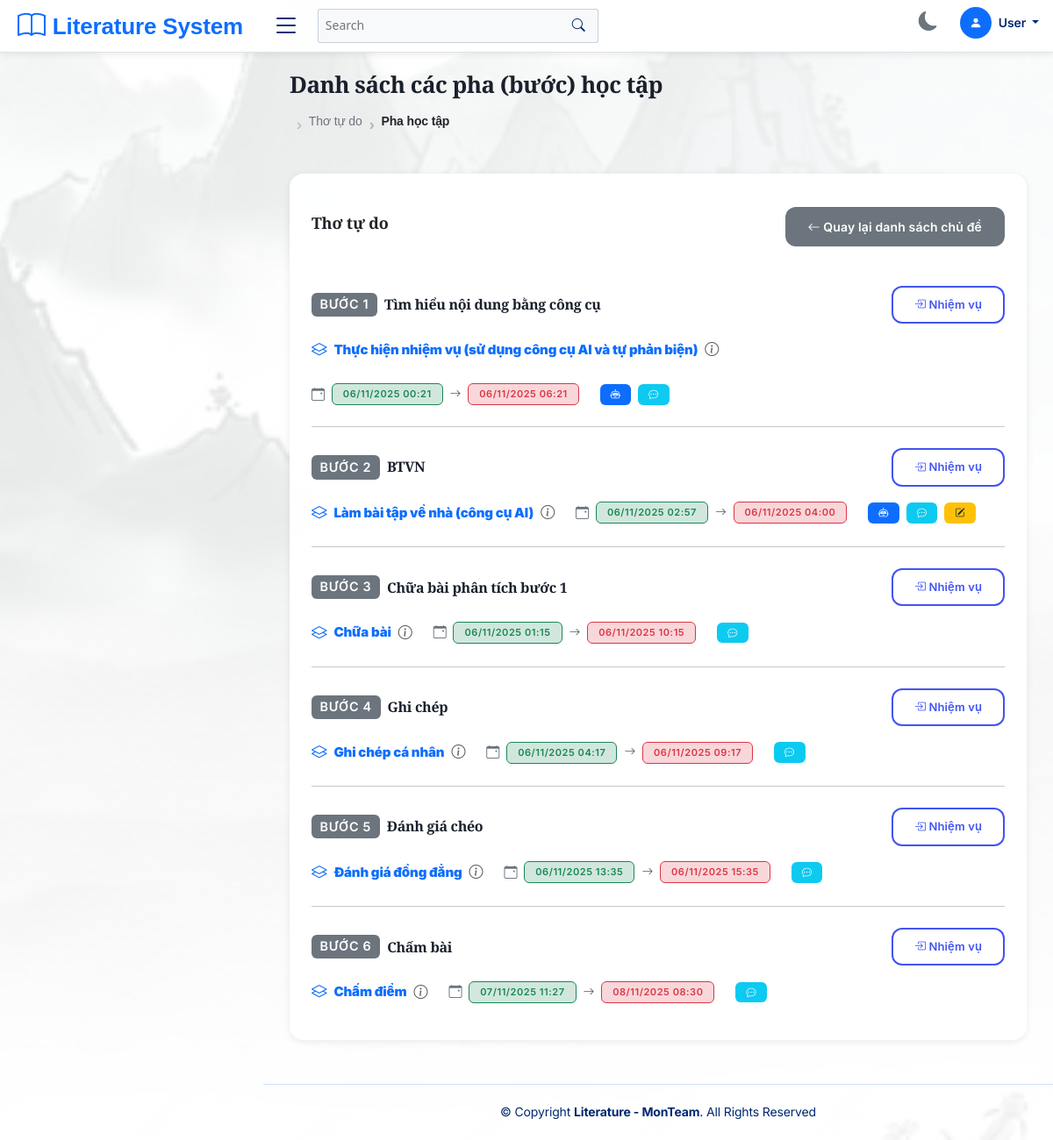
The app's page /views/phase/index.php?topic_id=11 with its own data.
### tables this page shows
CREATE TABLE `topic` (
  `topic_id` int NOT NULL,
  `topic_name` varchar(255) NOT NULL,
  `class_id` int NOT NULL,
  `added_by` int DEFAULT NULL,
  `created_at` datetime DEFAULT CURRENT_TIMESTAMP,
  `updated_at` datetime DEFAULT CURRENT_TIMESTAMP ON UPDATE CURRENT_TIMESTAMP
);

CREATE TABLE `phase` (
  `phase_id` int NOT NULL,
  `phase_number` int DEFAULT NULL,
  `phase_name` varchar(100) DEFAULT NULL,
  `m_phase_id` int DEFAULT NULL,
  `topic_id` int DEFAULT NULL,
  `start_time` datetime NOT NULL,
  `end_time` datetime NOT NULL,
  `flag_active` tinyint DEFAULT NULL,
  `added_by` int DEFAULT NULL,
  `created_at` datetime DEFAULT CURRENT_TIMESTAMP,
  `updated_at` datetime DEFAULT CURRENT_TIMESTAMP ON UPDATE CURRENT_TIMESTAMP
);

CREATE TABLE `main_phase` (
  `m_phase_id` int NOT NULL,
  `m_phase_name` varchar(100) NOT NULL,
  `phase_code` varchar(100) NOT NULL,
  `AI` tinyint(1) NOT NULL,
  `Comment` tinyint(1) NOT NULL,
  `Edit` tinyint(1) NOT NULL,
  `teacher` tinyint(1) NOT NULL,
  `student` tinyint(1) NOT NULL,
  `description` text NOT NULL
);

### config/helper_class.php (called while the page is built, shortened)
<?php
function getTopicDetails($topicId)
{
    global $pdo;
    $stmt = $pdo->prepare("SELECT t.*, u.fullname as added_by_name,
                          c.class_name
                          FROM topic t
                          LEFT JOIN users u ON t.added_by = u.user_id
                          LEFT JOIN class c ON t.class_id = c.class_id
                          WHERE t.topic_id = :topic_id");
    $stmt->bindParam(':topic_id', $topicId, PDO::PARAM_INT);
    $stmt->execute();
    return $stmt->fetch(PDO::FETCH_ASSOC);
}

### config/helper_phase.php (called while the page is built, shortened)
<?php
function getTopicPhases($topicId)
{
    global $pdo;
    $stmt = $pdo->prepare("
        SELECT
            p.*,
            mp.m_phase_name,
            mp.phase_code,
            mp.AI,
            mp.Comment,
            mp.Edit,
            mp.description as phase_description,
            u.fullname as added_by_name
        FROM phase p
        INNER JOIN main_phase mp ON p.m_phase_id = mp.m_phase_id
        LEFT JOIN users u ON p.added_by = u.user_id
        WHERE p.topic_id = ?
        ORDER BY p.phase_number ASC
    ");
    $stmt->execute([$topicId]);
    return $stmt->fetchAll(PDO::FETCH_ASSOC);
}

### views/phase/index.php (the view, shortened to what this page needs)
<!DOCTYPE html>
<html lang="en">
<head>
    <?php require_once './views/templates/assets.php'; ?>
</head>
<body>
    <?php
    require_once './config/db.php';
    require_once './config/helper_phase.php';
    require_once './config/helper_class.php';
    require_once './views/templates/header.php';
    $topicId = isset($_GET['topic_id']) ? intval($_GET['topic_id']) : 0;
    $topic = getTopicDetails($topicId);
    $phases = getTopicPhases($topicId);
    ?>
    <main id="main" class="main">
        <div class="pagetitle">
            <h1>Danh sách các pha (bước) học tập</h1>
            <nav>
                <ol class="breadcrumb">
                    <li class="breadcrumb-item"><a href="/class"><?= htmlspecialchars($topic['topic_name']) ?></a></li>
                    <li class="breadcrumb-item active">Pha học tập</li>
                </ol>
            </nav>
        </div>
        <section class="section dashboard">
            <div class="row">
                <div class="col-lg-12">
                    <div class="card">
                        <div class="card-body">
                            <div class="d-flex justify-content-between align-items-center mb-3">
                                <h5 class="card-title"><?= htmlspecialchars($topic['topic_name']) ?></h5>
                                <div class="d-flex gap-2">
                                    <a href="/class" class="btn btn-secondary">
                                        <i class="bi bi-arrow-left"></i> Quay lại danh sách chủ đề
                                    </a>
                                </div>
                            </div>
                            <?php if (empty($phases)): ?>
                                <div class="alert alert-info text-center">
                                    <i class="bi bi-info-circle"></i> Chưa có pha học tập nào
                                </div>
                            <?php else: ?>
                                <dl class="row mb-0">
                                    <?php foreach ($phases as $index => $phase): ?>
                                        <dt class="col-12 mb-0">
                                            <div class="list-group-item py-3">
                                                <div class="d-flex justify-content-between align-items-center mb-3">
                                                    <div class="d-flex align-items-center gap-2">
                                                        <span class="badge bg-secondary"
                                                            style="font-size: 0.9rem; padding: 0.4rem 0.6rem;">
                                                            Bước <?= $phase['phase_number'] ?>
                                                        </span>
                                                        <h5 class="mb-0"><?= htmlspecialchars($phase['phase_name']) ?></h5>
                                                    </div>
                                                    <div class="d-flex gap-2 align-items-center">
                                                        <a href="/class/task?topic_id=<?= intval($topic['topic_id']) ?>&phase_id=<?= $phase['phase_id'] ?>" class="btn btn-outline-primary btn-sm topic-link"
                                                            data-topic-id="<?= intval($topic['topic_id']) ?>" title="Xem các danh sách các nhiệm vụ">
                                                            <i class="bi bi-box-arrow-in-right"></i> Nhiệm vụ
                                                        </a>
                                                    </div>
                                                </div>
                                                <div class="d-flex flex-wrap align-items-center gap-4">
                                                    <div class="d-flex align-items-center gap-2">
                                                        <i class="bi bi-layers text-primary" style="font-size: 1.1rem;"></i>
                                                        <strong
                                                            class="text-primary"><?= htmlspecialchars($phase['m_phase_name']) ?></strong>
                                                        <i class="bi bi-info-circle text-muted"
                                                            style="cursor: help; font-size: 1rem;" data-bs-toggle="tooltip"
                                                            data-bs-placement="top" data-bs-html="true"
                                                            title="<?= htmlspecialchars($phase['phase_description']) ?>"></i>
                                                    </div>
                                                    <div class="d-flex align-items-center gap-2">
                                                        <i class="bi bi-calendar-event text-secondary"></i>
                                                        <span
                                                            class="badge bg-success-subtle text-success border border-success">
                                                            <?= date('d/m/Y H:i', strtotime($phase['start_time'])) ?>
                                                        </span>
                                                        <i class="bi bi-arrow-right text-muted" style="font-size: 0.8rem;"></i>
                                                        <span class="badge bg-danger-subtle text-danger border border-danger">
                                                            <?= date('d/m/Y H:i', strtotime($phase['end_time'])) ?>
                                                        </span>
                                                    </div>
                                                    <div class="d-flex gap-2 align-items-center">
                                                        <?php if ($phase['AI']): ?>
                                                            <span class="badge bg-primary" title="AI được bật">
                                                                <i class="bi bi-robot"></i>
                                                            </span>
                                                        <?php endif; ?>
                                                        <?php if ($phase['Comment']): ?>
                                                            <span class="badge bg-info" title="Comment được bật">
                                                                <i class="bi bi-chat-dots"></i>
                                                            </span>
                                                        <?php endif; ?>
                                                        <?php if ($phase['Edit']): ?>
                                                            <span class="badge bg-warning text-dark" title="Edit được bật">
                                                                <i class="bi bi-pencil-square"></i>
                                                            </span>
                                                        <?php endif; ?>
                                                    </div>
                                                </div>
                                            </div>
                                        </dt>
                                        <?php if ($index < count($phases) - 1): ?>
                                            <div class="col-12">
                                                <hr class="my-2">
                                            </div>
                                        <?php endif; ?>
                                    <?php endforeach; ?>
                                </dl>
                            <?php endif; ?>
                        </div>
                    </div>
                </div>
            </div>
        </section>
    </main>
    <div class="position-fixed top-0 end-0 p-3" style="z-index: 11">
    </div>
    <?php
    require_once 'views/templates/footer.php';
    ?>
</body>
</html>

### assets/css/style.css (style rules this page uses)
:root { scroll-behavior: smooth; }
body { font-family: Tahoma, 'Segoe UI', 'Roboto', -apple-system, BlinkMacSystemFont, Arial, sans-serif, 'Apple Color Emoji', 'Segoe UI Emoji', 'Segoe UI Symbol'; background: #f6f9ff; color: #2c3e50; font-size: 14px; line-height: 1.6; -webkit-font-smoothing: antialiased; -moz-osx-font-smoothing: grayscale; }
a { color: #4154f1; text-decoration: none; }
h1, h2, h3, h4, h5, h6 { font-family: Tahoma, 'Segoe UI', 'Roboto', -apple-system, BlinkMacSystemFont, Arial, sans-serif; font-weight: 600; line-height: 1.3; }
.card-title { font-size: 18px; font-weight: 600; letter-spacing: -0.01em; }
.btn { font-weight: 500; letter-spacing: 0.01em; }
#main { margin-top: 60px; padding: 20px 30px; transition: all 0.3s; }
.pagetitle { margin-bottom: 10px; }
.pagetitle h1 { font-size: 24px; margin-bottom: 0; font-weight: 600; color: #012970; }
.card { margin-bottom: 30px; border: none; border-radius: 5px; box-shadow: 0px 0 30px rgba(1, 41, 112, 0.1); }
.card-title { padding: 20px 0 15px 0; font-size: 18px; font-weight: 500; color: #012970; font-family: 'Poppins', sans-serif; }
.card-body { padding: 0 20px 20px 20px; }
.breadcrumb { font-size: 14px; font-family: 'Nunito', sans-serif; color: #899bbd; font-weight: 600; }
.breadcrumb a { color: #899bbd; transition: 0.3s; }
.breadcrumb .breadcrumb-item::before { color: #899bbd; }
.breadcrumb .active { color: #51678f; font-weight: 600; }
@media (min-width: 1200px) { #main, #footer { margin-left: 300px; } }

### assets/css/typography-enhanced.css (style rules this page uses)
* { -webkit-font-smoothing: antialiased; -moz-osx-font-smoothing: grayscale; }
body { font-family: Tahoma, 'Segoe UI', 'Roboto', Arial, sans-serif; font-size: 14px; line-height: 1.6; color: #2c3e50; }
h1, h2, h3, h4, h5, h6 { font-family: Tahoma, 'Segoe UI', 'Roboto', Arial, sans-serif; font-weight: 700; line-height: 1.3; margin-bottom: 0.75rem; color: #1a202c; }
h1 { font-size: 1.875rem; font-weight: 700; }
h5 { font-size: 1rem; font-weight: 700; }
a { font-weight: 500; transition: color 0.2s ease; }
ul, ol { line-height: 1.8; margin-bottom: 1.2rem; }
li { margin-bottom: 0.5rem; }
.card { font-size: 14px; }
.card-title { font-size: 1rem; font-weight: 700; color: #1a202c; line-height: 1.3; }
.btn { font-weight: 600; font-size: 14px; }
.btn-sm { font-size: 13px; font-weight: 600; }
.badge { font-weight: 600; font-size: 13px; padding: 0.375em 0.65em; }
.breadcrumb { font-size: 0.9375rem; }
.breadcrumb-item { font-weight: 400; }
.breadcrumb-item.active { font-weight: 500; }
.pagetitle h1 { font-size: 1.625rem; font-weight: 700; color: #1a202c; }
.list-group-item { font-size: 0.9375rem; line-height: 1.6; }

### assets/css/background-theme.css (style rules this page uses)
body { background-image: url('/assets/img/vanhoc.jpg') !important; background-size: cover !important; background-position: center !important; background-repeat: no-repeat !important; background-attachment: fixed !important; position: relative; }
body::before { content: ''; position: fixed; top: 0; left: 0; width: 100%; height: 100%; background: linear-gradient(135deg, rgba(255, 255, 255, 0.85), rgba(255, 255, 255, 0.9)); z-index: -1; pointer-events: none; }
#main { background: transparent !important; }
.card { background: rgba(255, 255, 255, 0.95) !important; -webkit-backdrop-filter: blur(10px) !important; backdrop-filter: blur(10px) !important; border: 1px solid rgba(255, 255, 255, 0.3) !important; }
.section { background: transparent !important; }
.section.dashboard { background: transparent !important; }
.list-group-item { background: rgba(255, 255, 255, 0.9) !important; -webkit-backdrop-filter: blur(5px) !important; backdrop-filter: blur(5px) !important; }
.pagetitle { background: transparent !important; }
.breadcrumb { background: transparent !important; }
body { color: #333 !important; }
.row { background: transparent !important; }
[class*='col-'] { background: transparent !important; }

### records on screen
topic: topic_name "Thơ tự do"
phase: phase_number "1", phase_name "Tìm hiểu nội dung bằng công cụ", m_phase.m_phase_name "Thực hiện nhiệm vụ (sử dụng công cụ AI và tự phản biện)", start_time "06/11/2025 00:21", end_time "06/11/2025 06:21"
phase: phase_number "2", phase_name "BTVN", m_phase.m_phase_name "Làm bài tập về nhà (công cụ AI)", start_time "06/11/2025 02:57", end_time "06/11/2025 04:00"
phase: phase_number "3", phase_name "Chữa bài phân tích bước 1", m_phase.m_phase_name "Chữa bài", start_time "06/11/2025 01:15", end_time "06/11/2025 10:15"
phase: phase_number "4", phase_name "Ghi chép", m_phase.m_phase_name "Ghi chép cá nhân", start_time "06/11/2025 04:17", end_time "06/11/2025 09:17"
phase: phase_number "5", phase_name "Đánh giá chéo", m_phase.m_phase_name "Đánh giá đồng đẳng", start_time "06/11/2025 13:35", end_time "06/11/2025 15:35"
phase: phase_number "6", phase_name "Chấm bài", m_phase.m_phase_name "Chấm điểm", start_time "07/11/2025 11:27", end_time "08/11/2025 08:30"
